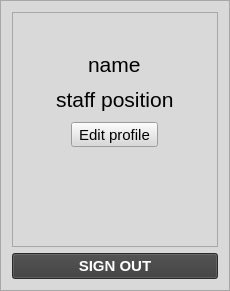
    <widget class="QFrame" name="sidebar">
     <property name="minimumSize">
      <size>
       <width>230</width>
       <height>0</height>
      </size>
     </property>
     <property name="maximumSize">
      <size>
       <width>230</width>
       <height>16777215</height>
      </size>
     </property>
     <property name="styleSheet">
      <string notr="true">background-color: rgba(217,217,217,255)</string>
     </property>
     <property name="frameShape">
      <enum>QFrame::StyledPanel</enum>
     </property>
     <property name="frameShadow">
      <enum>QFrame::Raised</enum>
     </property>
     <layout class="QGridLayout" name="gridLayout_2">
      <item row="2" column="0">
       <widget class="QPushButton" name="btn_signout">
        <property name="sizePolicy">
         <sizepolicy hsizetype="Minimum" vsizetype="Fixed">
          <horstretch>0</horstretch>
          <verstretch>0</verstretch>
         </sizepolicy>
        </property>
        <property name="maximumSize">
         <size>
          <width>16777215</width>
          <height>60</height>
         </size>
        </property>
        <property name="font">
         <font>
          <pointsize>11</pointsize>
          <weight>75</weight>
          <bold>true</bold>
         </font>
        </property>
        <property name="cursor">
         <cursorShape>PointingHandCursor</cursorShape>
        </property>
        <property name="styleSheet">
         <string notr="true">background-color: rgb(59, 59, 59);
color: rgb(255, 255, 255)</string>
        </property>
        <property name="text">
         <string>SIGN OUT</string>
        </property>
       </widget>
      </item>
      <item row="1" column="0">
       <widget class="QFrame" name="profileFrame">
        <property name="maximumSize">
         <size>
          <width>16777215</width>
          <height>950</height>
         </size>
        </property>
        <property name="frameShape">
         <enum>QFrame::StyledPanel</enum>
        </property>
        <property name="frameShadow">
         <enum>QFrame::Raised</enum>
        </property>
        <layout class="QVBoxLayout" name="verticalLayout_2">
         <item>
          <widget class="QLabel" name="profile_img">
           <property name="text">
            <string/>
           </property>
          </widget>
         </item>
         <item>
          <layout class="QVBoxLayout" name="profile">
           <property name="spacing">
            <number>10</number>
           </property>
           <property name="topMargin">
            <number>10</number>
           </property>
           <property name="bottomMargin">
            <number>10</number>
           </property>
           <item alignment="Qt::AlignHCenter">
            <widget class="QLabel" name="name_label">
             <property name="font">
              <font>
               <pointsize>16</pointsize>
              </font>
             </property>
             <property name="text">
              <string>name</string>
             </property>
            </widget>
           </item>
           <item alignment="Qt::AlignHCenter">
            <widget class="QLabel" name="position_label">
             <property name="font">
              <font>
               <pointsize>16</pointsize>
              </font>
             </property>
             <property name="text">
              <string>staff position</string>
             </property>
            </widget>
           </item>
           <item alignment="Qt::AlignHCenter">
            <widget class="QToolButton" name="btn_edit_profile">
             <property name="font">
              <font>
               <pointsize>11</pointsize>
              </font>
             </property>
             <property name="cursor">
              <cursorShape>PointingHandCursor</cursorShape>
             </property>
             <property name="text">
              <string>Edit profile</string>
             </property>
            </widget>
           </item>
          </layout>
         </item>
         <item>
          <widget class="QFrame" name="frame">
           <property name="frameShape">
            <enum>QFrame::StyledPanel</enum>
           </property>
           <property name="frameShadow">
            <enum>QFrame::Raised</enum>
           </property>
          </widget>
         </item>
         <item>
          <layout class="QVBoxLayout" name="dateTime">
           <property name="spacing">
            <number>10</number>
           </property>
           <item alignment="Qt::AlignHCenter">
            <widget class="QLabel" name="Date_Label">
             <property name="font">
              <font>
               <pointsize>16</pointsize>
              </font>
             </property>
             <property name="text">
              <string/>
             </property>
            </widget>
           </item>
           <item alignment="Qt::AlignHCenter">
            <widget class="QLabel" name="Time_Label">
             <property name="font">
              <font>
               <pointsize>18</pointsize>
               <weight>75</weight>
               <bold>true</bold>
              </font>
             </property>
             <property name="text">
              <string/>
             </property>
            </widget>
           </item>
          </layout>
         </item>
         <item>
          <widget class="QFrame" name="frame_2">
           <property name="frameShape">
            <enum>QFrame::StyledPanel</enum>
           </property>
           <property name="frameShadow">
            <enum>QFrame::Raised</enum>
           </property>
          </widget>
         </item>
        </layout>
       </widget>
      </item>
     </layout>
    </widget>
